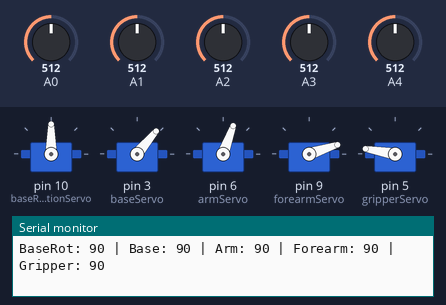
The sketch below on a simulated Arduino Uno, built with avr-gcc and run on an emulated ATmega328P. Shown: 5 × servo, the last lines printed to the serial monitor. The test bench sets the inputs (shaded band); at power-on: A4 = 512, A1 = 512, A0 = 512, A2 = 512, A3 = 512.

Above: at 1.2 s.
1.3 s: A4 set to 716
At 2.71 s:
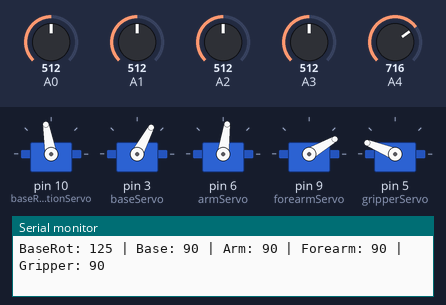
4.3 s: A1 set to 716
At 4.49 s:
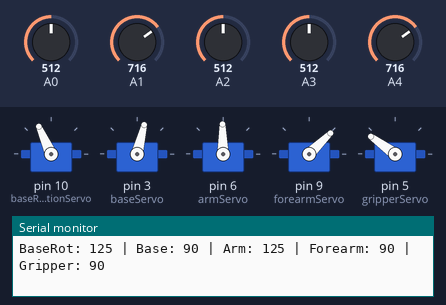
7.3 s: A0 set to 716
At 7.55 s:
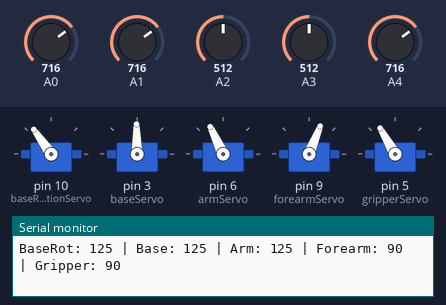
10.3 s: A2 set to 716
At 10.48 s:
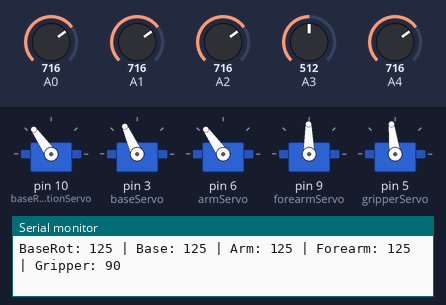
13.3 s: A3 set to 30
At 13.41 s:
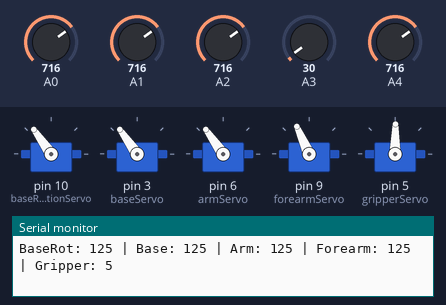
16.3 s: A0 set to 992
At 16.47 s:
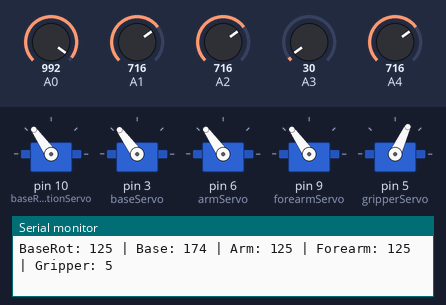
Timing chart, 0 to 22.3 s (numbered marks = the images above; inputs shaded):
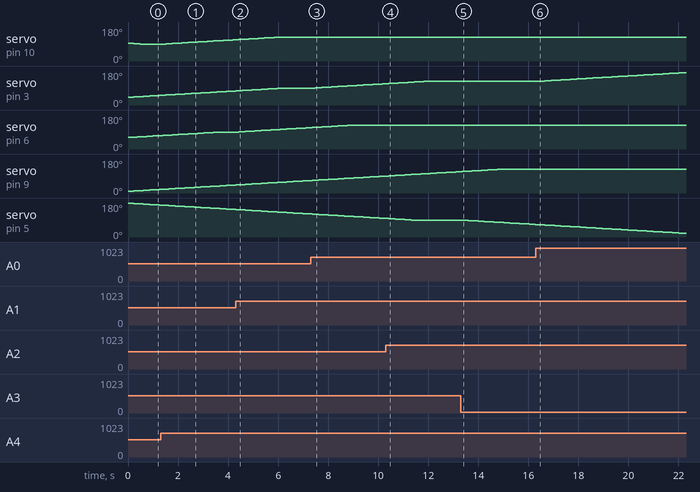

The sketch:

MANUPUTATOR_TEST_SLOWER.ino
```cpp
#include <Servo.h>

// Servo objects
Servo baseRotationServo;
Servo baseServo;
Servo armServo;
Servo forearmServo;
Servo gripperServo;

// Potentiometer pins
const int potBaseRotation = A4;
const int potBase = A0;
const int potArm = A1;
const int potForearm = A2;
const int potGripper = A3;

// Raw analog home values
const int homeBaseRot = 536;
const int homeBase = 238;
const int homeArm = 348;
const int homeForearm = 56;
const int homeGripper = 1020;

// Current servo positions
int posBaseRot = 0;
int posBase = 0;
int posArm = 0;
int posForearm = 0;
int posGripper = 0;

void setup() {
  Serial.begin(9600);
  baseRotationServo.attach(10);
  baseServo.attach(3);
  armServo.attach(6);
  forearmServo.attach(9);
  gripperServo.attach(5);

  // Move to home position smoothly
  posBaseRot = map(homeBaseRot, 0, 1023, 0, 180);
  posBase = map(homeBase, 0, 1023, 0, 180);
  posArm = map(homeArm, 0, 1023, 0, 180);
  posForearm = map(homeForearm, 0, 1023, 0, 180);
  posGripper = map(homeGripper, 0, 1023, 0, 180);

  baseRotationServo.write(posBaseRot);
  baseServo.write(posBase);
  armServo.write(posArm);
  forearmServo.write(posForearm);
  gripperServo.write(posGripper);
}

void loop() {
  // Read analog target values
  int targetBaseRot = map(smoothAnalog(potBaseRotation), 0, 1023, 0, 180);
  int targetBase = map(smoothAnalog(potBase), 0, 1023, 0, 180);
  int targetArm = map(smoothAnalog(potArm), 0, 1023, 0, 180);
  int targetForearm = map(smoothAnalog(potForearm), 0, 1023, 0, 180);
  int targetGripper = map(smoothAnalog(potGripper), 0, 1023, 0, 180);

  // Smooth movement
  posBaseRot = smoothMove(baseRotationServo, posBaseRot, targetBaseRot);
  posBase = smoothMove(baseServo, posBase, targetBase);
  posArm = smoothMove(armServo, posArm, targetArm);
  posForearm = smoothMove(forearmServo, posForearm, targetForearm);
  posGripper = smoothMove(gripperServo, posGripper, targetGripper);

  // Serial debug
  Serial.print("BaseRot: "); Serial.print(targetBaseRot);
  Serial.print(" | Base: "); Serial.print(targetBase);
  Serial.print(" | Arm: "); Serial.print(targetArm);
  Serial.print(" | Forearm: "); Serial.print(targetForearm);
  Serial.print(" | Gripper: "); Serial.println(targetGripper);

  delay(20); // Adjust for smoothness/speed
}

// Smooth analog read
int smoothAnalog(int pin) {
  int total = 0;
  const int samples = 10;
  for (int i = 0; i < samples; i++) {
    total += analogRead(pin);
    delay(2);
  }
  return total / samples;
}

// Gradually move to target
int smoothMove(Servo& servo, int current, int target) {
  if (current < target) current++;
  else if (current > target) current--;
  servo.write(current);
  return current;
}
```

Measured:
- after the input at 1.3 s, servo on pin 10 (baseRotationServo): moves from 90° to 112° over 2.7 s, starting after 0.21 s
- after the input at 4.3 s, servo on pin 6 (armServo): moves from 90° to 113° over 2.8 s, starting after 0.13 s
- after the input at 7.3 s, servo on pin 3 (baseServo): moves from 90° to 113° over 2.8 s, starting after 0.19 s
- after the input at 10.3 s, servo on pin 9 (forearmServo): moves from 90° to 113° over 2.8 s, starting after 0.12 s
- after the input at 13.3 s, servo on pin 5 (gripperServo): moves from 90° to 66° over 2.9 s, starting after 0.05 s
- after the input at 16.3 s, servo on pin 3 (baseServo): moves from 125° to 172° over 5.9 s, starting after 0.11 s
